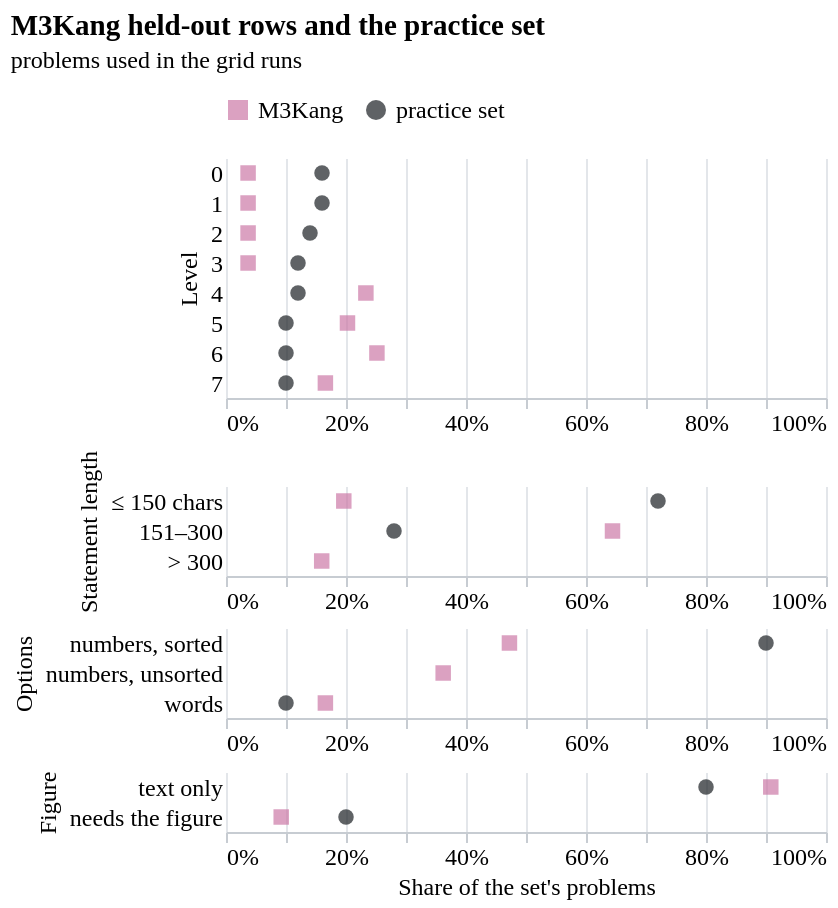

Write the Vega-Lite specification saved for this chart.
### Vega-Lite specification from a JSON file in a GitHub repository (floating-point values rounded to 4 significant figures)
{"config": {"font": "Atkinson Hyperlegible", "background": null, "view": {"stroke": null}, "axis": {"labelFontSize": 12, "titleFontSize": 12, "titleFontWeight": "normal", "gridColor": "#e3e6ea", "domainColor": "#c7ccd2", "tickColor": "#c7ccd2"}, "title": {"fontSize": 14.5, "fontWeight": 700, "subtitleFontSize": 12, "subtitlePadding": 4, "offset": 12, "font": "Atkinson Hyperlegible", "subtitleFont": "Atkinson Hyperlegible"}, "legend": {"labelFontSize": 12}}, "vconcat": [{"data": {"name": "data-0ac94ff6ac36de274644b898ab71d340"}, "mark": {"type": "point", "filled": true, "size": 60}, "encoding": {"color": {"field": "dataset", "legend": {"orient": "top", "title": null}, "scale": {"domain": ["M3Kang", "practice set"], "range": ["#cc79a7", "#1b1f24"]}, "type": "nominal"}, "shape": {"field": "dataset", "legend": null, "scale": {"domain": ["M3Kang", "practice set"], "range": ["square", "circle"]}, "type": "nominal"}, "tooltip": [{"field": "dataset", "type": "nominal"}, {"field": "slice", "type": "nominal"}, {"field": "count", "type": "quantitative"}, {"field": "share", "format": ".0%", "type": "quantitative"}], "x": {"axis": {"format": "%"}, "field": "share", "scale": {"domain": [0, 1]}, "title": null, "type": "quantitative"}, "y": {"axis": {"domain": false, "ticks": false}, "field": "slice", "sort": ["0", "1", "2", "3", "4", "5", "6", "7"], "title": "Level", "type": "nominal"}}, "height": {"step": 15}, "width": 300}, {"data": {"name": "data-133428d32ae9c9767720bc37c798acb9"}, "mark": {"type": "point", "filled": true, "size": 60}, "encoding": {"color": {"field": "dataset", "legend": null, "scale": {"domain": ["M3Kang", "practice set"], "range": ["#cc79a7", "#1b1f24"]}, "type": "nominal"}, "shape": {"field": "dataset", "legend": null, "scale": {"domain": ["M3Kang", "practice set"], "range": ["square", "circle"]}, "type": "nominal"}, "tooltip": [{"field": "dataset", "type": "nominal"}, {"field": "slice", "type": "nominal"}, {"field": "count", "type": "quantitative"}, {"field": "share", "format": ".0%", "type": "quantitative"}], "x": {"axis": {"format": "%"}, "field": "share", "scale": {"domain": [0, 1]}, "title": null, "type": "quantitative"}, "y": {"axis": {"domain": false, "ticks": false}, "field": "slice", "sort": ["≤ 150 chars", "151–300", "> 300"], "title": "Statement length", "type": "nominal"}}, "height": {"step": 15}, "width": 300}, {"data": {"name": "data-4d392e4c998860fce1ddd20f22fce390"}, "mark": {"type": "point", "filled": true, "size": 60}, "encoding": {"color": {"field": "dataset", "legend": null, "scale": {"domain": ["M3Kang", "practice set"], "range": ["#cc79a7", "#1b1f24"]}, "type": "nominal"}, "shape": {"field": "dataset", "legend": null, "scale": {"domain": ["M3Kang", "practice set"], "range": ["square", "circle"]}, "type": "nominal"}, "tooltip": [{"field": "dataset", "type": "nominal"}, {"field": "slice", "type": "nominal"}, {"field": "count", "type": "quantitative"}, {"field": "share", "format": ".0%", "type": "quantitative"}], "x": {"axis": {"format": "%"}, "field": "share", "scale": {"domain": [0, 1]}, "title": null, "type": "quantitative"}, "y": {"axis": {"domain": false, "ticks": false}, "field": "slice", "sort": ["numbers, sorted", "numbers, unsorted", "words"], "title": "Options", "type": "nominal"}}, "height": {"step": 15}, "width": 300}, {"data": {"name": "data-041e880faf7347871d75e7705de531dc"}, "mark": {"type": "point", "filled": true, "size": 60}, "encoding": {"color": {"field": "dataset", "legend": null, "scale": {"domain": ["M3Kang", "practice set"], "range": ["#cc79a7", "#1b1f24"]}, "type": "nominal"}, "shape": {"field": "dataset", "legend": null, "scale": {"domain": ["M3Kang", "practice set"], "range": ["square", "circle"]}, "type": "nominal"}, "tooltip": [{"field": "dataset", "type": "nominal"}, {"field": "slice", "type": "nominal"}, {"field": "count", "type": "quantitative"}, {"field": "share", "format": ".0%", "type": "quantitative"}], "x": {"axis": {"format": "%"}, "field": "share", "scale": {"domain": [0, 1]}, "title": "Share of the set's problems", "type": "quantitative"}, "y": {"axis": {"domain": false, "ticks": false}, "field": "slice", "sort": ["text only", "needs the figure"], "title": "Figure", "type": "nominal"}}, "height": {"step": 15}, "width": 300}], "spacing": 8, "title": {"text": "M3Kang held-out rows and the practice set", "anchor": "start", "subtitle": "problems used in the grid runs"}, "$schema": "https://vega.github.io/schema/vega-lite/v5.20.1.json", "datasets": {"data-0ac94ff6ac36de274644b898ab71d340": [{"dataset": "M3Kang", "slice": "0", "count": 6, "share": 0.03681, "factor": "level"}, {"dataset": "M3Kang", "slice": "1", "count": 6, "share": 0.03681, "factor": "level"}, {"dataset": "M3Kang", "slice": "2", "count": 6, "share": 0.03681, "factor": "level"}, {"dataset": "M3Kang", "slice": "3", "count": 6, "share": 0.03681, "factor": "level"}, {"dataset": "M3Kang", "slice": "4", "count": 38, "share": 0.2331, "factor": "level"}, {"dataset": "M3Kang", "slice": "5", "count": 33, "share": 0.2025, "factor": "level"}, {"dataset": "M3Kang", "slice": "6", "count": 41, "share": 0.2515, "factor": "level"}, {"dataset": "M3Kang", "slice": "7", "count": 27, "share": 0.1656, "factor": "level"}, {"dataset": "practice set", "slice": "0", "count": 16, "share": 0.16, "factor": "level"}, {"dataset": "practice set", "slice": "1", "count": 16, "share": 0.16, "factor": "level"}, {"dataset": "practice set", "slice": "2", "count": 14, "share": 0.14, "factor": "level"}, {"dataset": "practice set", "slice": "3", "count": 12, "share": 0.12, "factor": "level"}, {"dataset": "practice set", "slice": "4", "count": 12, "share": 0.12, "factor": "level"}, {"dataset": "practice set", "slice": "5", "count": 10, "share": 0.1, "factor": "level"}, {"dataset": "practice set", "slice": "6", "count": 10, "share": 0.1, "factor": "level"}, {"dataset": "practice set", "slice": "7", "count": 10, "share": 0.1, "factor": "level"}], "data-133428d32ae9c9767720bc37c798acb9": [{"dataset": "M3Kang", "slice": "151–300", "count": 105, "share": 0.6442, "factor": "length"}, {"dataset": "M3Kang", "slice": "> 300", "count": 26, "share": 0.1595, "factor": "length"}, {"dataset": "M3Kang", "slice": "≤ 150 chars", "count": 32, "share": 0.1963, "factor": "length"}, {"dataset": "practice set", "slice": "151–300", "count": 28, "share": 0.28, "factor": "length"}, {"dataset": "practice set", "slice": "≤ 150 chars", "count": 72, "share": 0.72, "factor": "length"}], "data-4d392e4c998860fce1ddd20f22fce390": [{"dataset": "M3Kang", "slice": "numbers, sorted", "count": 77, "share": 0.4724, "factor": "option_kind"}, {"dataset": "M3Kang", "slice": "numbers, unsorted", "count": 59, "share": 0.362, "factor": "option_kind"}, {"dataset": "M3Kang", "slice": "words", "count": 27, "share": 0.1656, "factor": "option_kind"}, {"dataset": "practice set", "slice": "numbers, sorted", "count": 90, "share": 0.9, "factor": "option_kind"}, {"dataset": "practice set", "slice": "words", "count": 10, "share": 0.1, "factor": "option_kind"}], "data-041e880faf7347871d75e7705de531dc": [{"dataset": "M3Kang", "slice": "needs the figure", "count": 15, "share": 0.09202, "factor": "figure"}, {"dataset": "M3Kang", "slice": "text only", "count": 148, "share": 0.908, "factor": "figure"}, {"dataset": "practice set", "slice": "needs the figure", "count": 20, "share": 0.2, "factor": "figure"}, {"dataset": "practice set", "slice": "text only", "count": 80, "share": 0.8, "factor": "figure"}]}}
